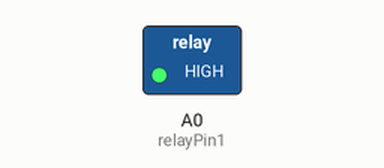
Recording of a sketch running on a simulated Arduino Uno, built with avr-gcc and run on an emulated ATmega328P. On the bench: switched loads named in the sketch (green lamp = pin HIGH). Dashed ring = blinking.

Above: at 0.5 s.
Timing chart, 0 to 4.6 s (numbered marks = the images above):
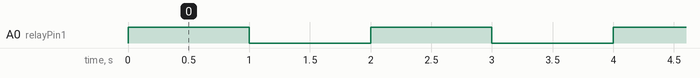

Measured:
- by itself, A0 (relayPin1): alternates HIGH for 1.0 s and LOW for 1.0 s

The sketch:

relay.ino
```cpp
#define relayPin1 A0
void setup()
{
  pinMode(relayPin1,OUTPUT);
}
void loop()
{
  boolean value=0;
  value=!value;
  digitalWrite(relayPin1,value);
  delay(1000);
  value=!value;
  digitalWrite(relayPin1,value);
  delay(1000);
}
```
